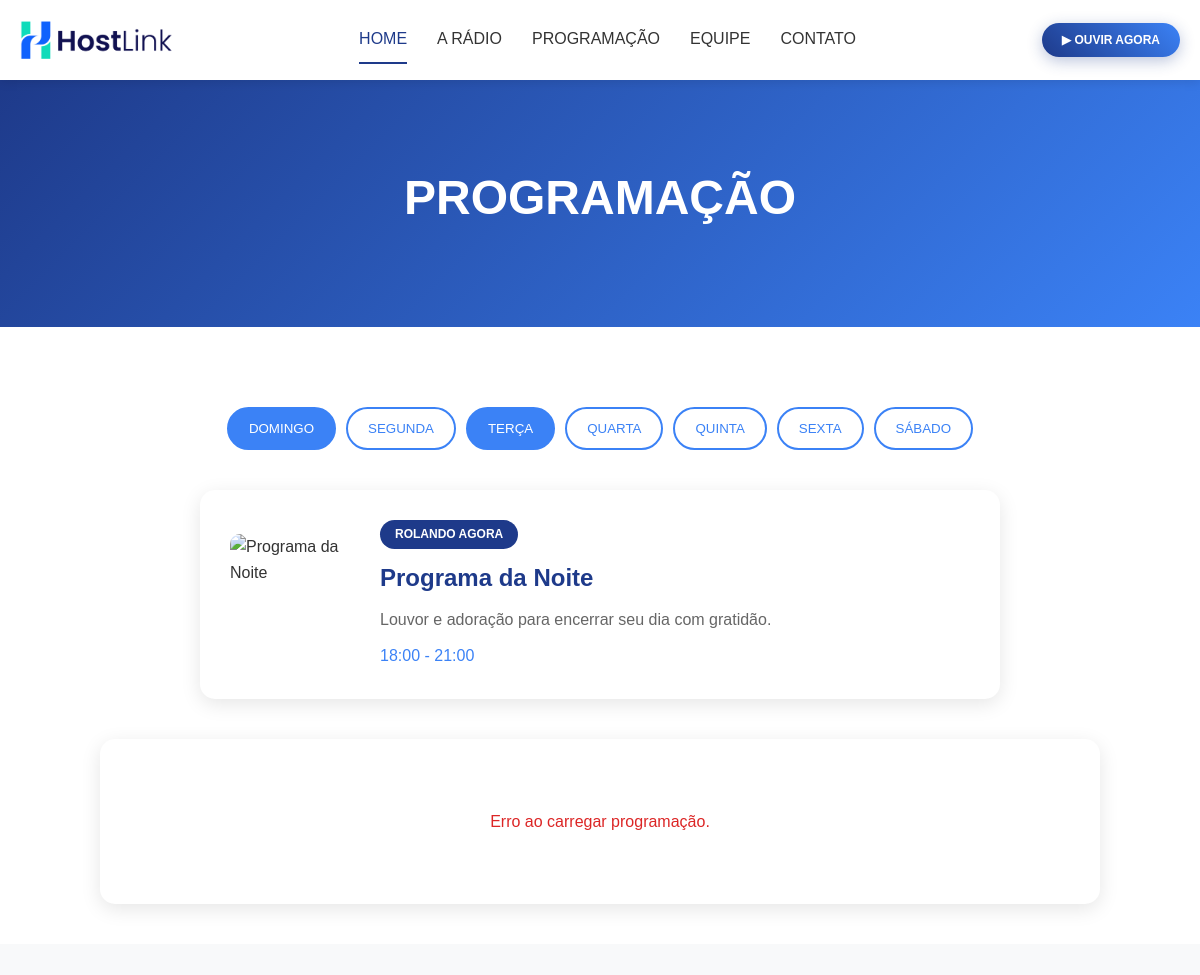
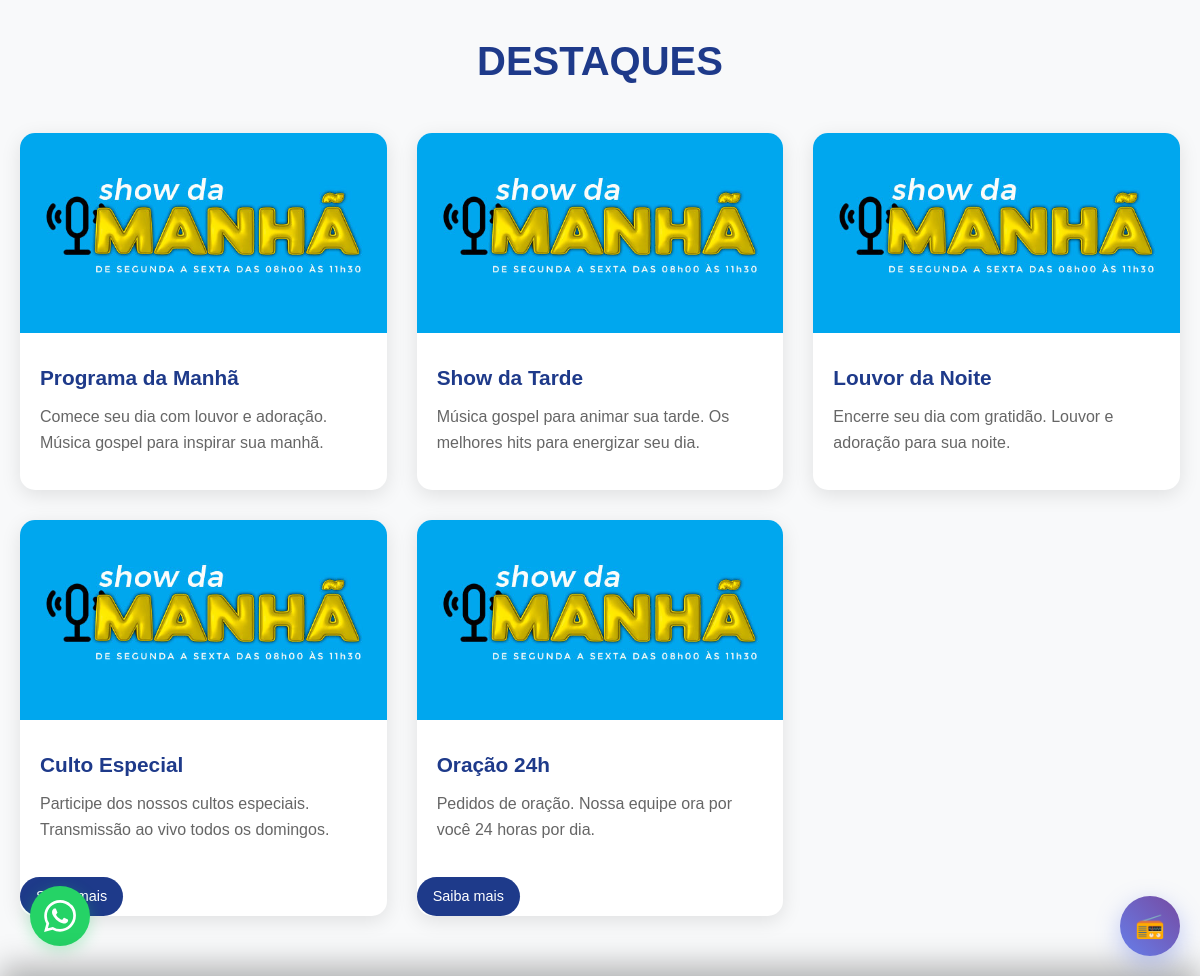
The page / on the database its author committed (2 pictures, top to bottom).
### app.py (models this page shows)
class Configuracao(db.Model):
    id = db.Column(db.Integer, primary_key=True)
    chave = db.Column(db.String(100), nullable=False)
    valor = db.Column(db.Text)
    criado_em = db.Column(db.DateTime, default=datetime.utcnow)

class Programacao(db.Model):
    id = db.Column(db.Integer, primary_key=True)
    dia_semana = db.Column(db.String(20), nullable=False)
    horario_inicio = db.Column(db.Time, nullable=False)
    horario_fim = db.Column(db.Time, nullable=False)
    titulo = db.Column(db.String(100), nullable=False)
    descricao = db.Column(db.Text)
    imagem = db.Column(db.String(255))
    criado_em = db.Column(db.DateTime, default=datetime.utcnow)

class Destaque(db.Model):
    id = db.Column(db.Integer, primary_key=True)
    titulo = db.Column(db.String(100), nullable=False)
    descricao = db.Column(db.Text)
    imagem = db.Column(db.String(255))
    link = db.Column(db.String(255))
    ordem = db.Column(db.Integer, default=0)  # Para controlar a ordem de exibição
    ativo = db.Column(db.Boolean, default=True)
    criado_em = db.Column(db.DateTime, default=datetime.utcnow)
    atualizado_em = db.Column(db.DateTime, default=datetime.utcnow, onupdate=datetime.utcnow)

### app.py (the view)
@app.route('/')
def index():
    config = get_site_config()
    programacao_atual = get_programacao_atual()
    destaques = Destaque.query.filter_by(ativo=True).order_by(Destaque.ordem).all()
    return render_template('index.html', config=config, programacao_atual=programacao_atual, destaques=destaques)

### app.py (called while the page is built)
def get_programacao_atual():
    agora = datetime.now()
    dia_semana = agora.strftime('%A').upper()
    hora_atual = agora.time()
    dias_map = {
        'MONDAY': 'SEGUNDA',
        'TUESDAY': 'TERÇA',
        'WEDNESDAY': 'QUARTA',
        'THURSDAY': 'QUINTA',
        'FRIDAY': 'SEXTA',
        'SATURDAY': 'SÁBADO',
        'SUNDAY': 'DOMINGO'
    }
    dia_portugues = dias_map.get(dia_semana, dia_semana)
    programacao = Programacao.query.filter_by(dia_semana=dia_portugues).filter(
        Programacao.horario_inicio <= hora_atual,
        Programacao.horario_fim >= hora_atual
    ).first()
    return programacao

### templates/index.html (shortened to what this page needs)
{% extends "base.html" %}
{% block content %}
<section class="banner">
    <h1>PROGRAMAÇÃO</h1>
</section>
<section class="programacao">
    <div class="tabs">
        <button class="tab active" data-dia="DOMINGO">DOMINGO</button>
        <button class="tab" data-dia="SEGUNDA">SEGUNDA</button>
        <button class="tab" data-dia="TERÇA">TERÇA</button>
        <button class="tab" data-dia="QUARTA">QUARTA</button>
        <button class="tab" data-dia="QUINTA">QUINTA</button>
        <button class="tab" data-dia="SEXTA">SEXTA</button>
        <button class="tab" data-dia="SÁBADO">SÁBADO</button>
    </div>
    <div class="programa-atual">
        {% if programacao_atual %}
            {% set img = programacao_atual.imagem %}
            <img src="{% if img %}
                        {% if img.startswith('http') %}{{ img }}
                        {% elif img.startswith('/static/') %}{{ img }}
                        {% else %}/static/uploads/programacao/{{ img }}{% endif %}
                     {% else %}/static/images/programa.jpg{% endif %}"
                 alt="{{ programacao_atual.titulo }}">
            <div>
                <span class="rolando-agora">{{ config.programacao_rolando_agora }}</span>
                <h2>{{ programacao_atual.titulo }}</h2>
                <p>{{ programacao_atual.descricao }}</p>
                <span class="horario">{{ programacao_atual.horario_inicio.strftime('%H:%M') }} - {{ programacao_atual.horario_fim.strftime('%H:%M') }}</span>
            </div>
        {% endif %}
    </div>
    <div class="grade-programacao">
        <div id="programacao-hoje" class="programacao-dia">
        </div>
    </div>
</section>
<section class="destaques">
    <h2>DESTAQUES</h2>
    <div class="cards">
        {% if destaques %}
            {% for destaque in destaques %}
            <div class="card">
                <img src="{{ destaque.imagem if destaque.imagem else url_for('static', filename='images/destaque' + loop.index|string + '.jpg') }}" alt="{{ destaque.titulo }}">
                <h3>{{ destaque.titulo }}</h3>
                <p>{{ destaque.descricao }}</p>
                {% if destaque.link %}
                <a href="{{ destaque.link }}" class="card-link" target="_blank">Saiba mais</a>
                {% endif %}
            </div>
            {% endfor %}
        {% endif %}
    </div>
</section>
{% endblock %}

### templates/base.html (shortened to what this page needs)
<!DOCTYPE html>
<html lang="pt-br">
<head>
    <link rel="stylesheet" href="{{ url_for('static', filename='css/styles.css') }}">
    <link rel="stylesheet" href="{{ url_for('static', filename='css/player.css') }}">
</head>
<body>
    <header>
        <img src="{{ config.logo }}" alt="{{ config.nome_site }}" class="logo" onerror="this.style.display='none'; this.nextElementSibling.style.display='block';">
        <nav>
            <a href="{{ url_for('index') }}" {% if request.endpoint == 'index' %}class="active"{% endif %}>HOME</a>
            <a href="{{ url_for('a_radio') }}" {% if request.endpoint == 'a_radio' %}class="active"{% endif %}>A RÁDIO</a>
            <a href="{{ url_for('programacao') }}" {% if request.endpoint == 'programacao' %}class="active"{% endif %}>PROGRAMAÇÃO</a>
            <a href="{{ url_for('equipe') }}" {% if request.endpoint == 'equipe' %}class="active"{% endif %}>EQUIPE</a>
            <a href="{{ url_for('contato') }}" {% if request.endpoint == 'contato' %}class="active"{% endif %}>CONTATO</a>
        </nav>
        <div class="header-buttons">
            <button class="play-now-btn" onclick="window.radioPlayer && window.radioPlayer.togglePlay()">▶ OUVIR AGORA</button>
        </div>
    </header>
    <main>
        {% block content %}{% endblock %}
    </main>
    <a href="https://wa.me/{{ config.whatsapp }}" class="whatsapp-btn" target="_blank">
        <img src="{{ url_for('static', filename='images/social/whatsapp.svg') }}" alt="WhatsApp">
    </a>
</body>
</html>

### static/css/styles.css (style rules this page uses)
* { margin: 0; padding: 0; box-sizing: border-box; }
body { font-family: var(--fonte, 'Roboto'), sans-serif; background-color: #ffffff; color: #333333; line-height: 1.6; }
header { background: white; box-shadow: 0 2px 10px rgba(0,0,0,0.1); padding: 15px 20px; display: flex; justify-content: space-between; align-items: center; position: sticky; top: 0; z-index: 999; }
.logo { height: 50px; width: auto; }
nav { display: flex; gap: 30px; }
nav a { text-decoration: none; color: #333333; font-weight: 500; padding: 10px 0; border-bottom: 2px solid transparent; transition: all 0.3s ease; }
nav a:hover, nav a.active { color: #1e3a8a; border-bottom-color: #1e3a8a; }
.header-buttons { display: flex; gap: 10px; }
.header-buttons button { background: #3b82f6; color: white; border: none; padding: 8px 15px; border-radius: 5px; cursor: pointer; font-size: 12px; transition: all 0.3s ease; }
.play-now-btn { background: linear-gradient(45deg, #1e3a8a, #3b82f6) !important; font-weight: 600 !important; padding: 10px 20px !important; border-radius: 25px !important; box-shadow: 0 4px 15px rgba(30, 58, 138, 0.3) !important; }
.banner { background: linear-gradient(135deg, #1e3a8a, #3b82f6); color: white; text-align: center; padding: 80px 20px; margin-bottom: 40px; }
.banner h1 { font-size: 3rem; font-weight: bold; margin-bottom: 10px; }
.programacao { padding: 40px 20px; }
.tabs { display: flex; justify-content: center; gap: 10px; margin-bottom: 40px; flex-wrap: wrap; }
.tab { background: white; border: 2px solid var(--cor-botoes, #3b82f6); color: var(--cor-botoes, #3b82f6); padding: 12px 20px; border-radius: 25px; cursor: pointer; font-weight: 500; transition: all 0.3s ease; }
.tab:hover, .tab.active { background: var(--cor-botoes, #3b82f6); color: white; }
.programa-atual { background: white; border-radius: 15px; box-shadow: 0 5px 20px rgba(0,0,0,0.1); padding: 30px; display: flex; align-items: center; gap: 30px; max-width: 800px; margin: 0 auto; }
.programa-atual img { width: 120px; height: 120px; object-fit: cover; border-radius: 10px; }
.rolando-agora { background: var(--cor-principal, #1e3a8a); color: white; padding: 5px 15px; border-radius: 20px; font-size: 12px; font-weight: bold; display: inline-block; margin-bottom: 10px; }
.programa-atual h2 { color: var(--cor-principal, #1e3a8a); margin-bottom: 10px; font-size: 1.5rem; }
.programa-atual p { color: #666; margin-bottom: 10px; }
.horario { color: var(--cor-botoes, #3b82f6); font-weight: 500; }
.grade-programacao { max-width: 1000px; margin: 0 auto; margin-top: 40px; }
.programacao-dia { background: white; border-radius: 15px; box-shadow: 0 5px 20px rgba(0,0,0,0.1); padding: 30px; }
.destaques { padding: 60px 20px; background: #f8f9fa; }
.destaques h2 { text-align: center; color: var(--cor-principal, #1e3a8a); margin-bottom: 40px; font-size: 2.5rem; }
.cards { display: grid; grid-template-columns: repeat(auto-fit, minmax(300px, 1fr)); gap: 30px; max-width: 1200px; margin: 0 auto; }
.card { background: white; border-radius: 15px; overflow: hidden; box-shadow: 0 5px 20px rgba(0,0,0,0.1); transition: transform 0.3s ease; }
.card img { width: 100%; height: 200px; object-fit: cover; }
.card h3 { color: var(--cor-principal, #1e3a8a); padding: 20px 20px 10px; font-size: 1.3rem; }
.card p { padding: 0 20px 20px; color: #666; margin-bottom: 15px; }
.card-link { display: inline-block; background: var(--cor-principal, #1e3a8a); color: white; text-decoration: none; padding: 8px 16px; border-radius: 20px; font-size: 0.9rem; font-weight: 500; transition: all 0.3s ease; }
.whatsapp-btn { position: fixed; bottom: 30px; left: 30px; width: 60px; height: 60px; background: #25d366; color: white; border-radius: 50%; display: flex; align-items: center; justify-content: center; text-decoration: none; font-size: 24px; box-shadow: 0 4px 15px rgba(37, 211, 102, 0.3); transition: all 0.3s ease; z-index: 1000; }
.whatsapp-btn img { width: 32px; height: 32px; filter: brightness(0) invert(1); }

### rows shown on the page
Configuracao: logo (picture)
Configuracao: programacao_rolando_agora "ROLANDO AGORA"
Programacao: titulo "Programa da Noite", descricao "Louvor e adoração para encerrar seu dia com gratidão.", horario_inicio "18:00", horario_fim "21:00"
Destaque: imagem (picture), titulo "Programa da Manhã", descricao "Comece seu dia com louvor e adoração. Música gospel para inspirar sua manhã."
Destaque: imagem (picture), titulo "Show da Tarde", descricao "Música gospel para animar sua tarde. Os melhores hits para energizar seu dia."
Destaque: imagem (picture), titulo "Louvor da Noite", descricao "Encerre seu dia com gratidão. Louvor e adoração para sua noite."
Destaque: imagem (picture), titulo "Culto Especial", descricao "Participe dos nossos cultos especiais. Transmissão ao vivo todos os domingos."
Destaque: imagem (picture), titulo "Oração 24h", descricao "Pedidos de oração. Nossa equipe ora por você 24 horas por dia."
